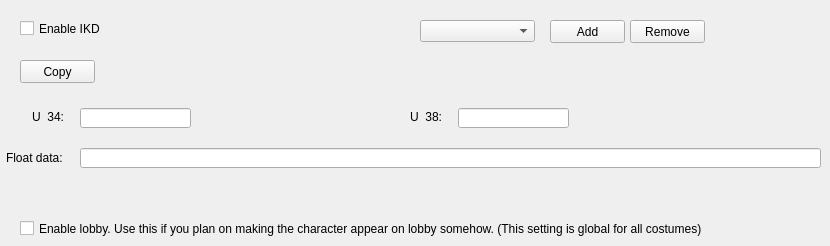
    <widget class="QWidget" name="ikdTab">
     <property name="autoFillBackground">
      <bool>true</bool>
     </property>
     <attribute name="title">
      <string>IKD</string>
     </attribute>
     <widget class="QComboBox" name="ikdCostComboBox">
      <property name="geometry">
       <rect>
        <x>420</x>
        <y>20</y>
        <width>115</width>
        <height>22</height>
       </rect>
      </property>
     </widget>
     <widget class="QPushButton" name="ikdRemoveButton">
      <property name="geometry">
       <rect>
        <x>630</x>
        <y>20</y>
        <width>75</width>
        <height>23</height>
       </rect>
      </property>
      <property name="text">
       <string>Remove</string>
      </property>
     </widget>
     <widget class="QPushButton" name="ikdAddButton">
      <property name="geometry">
       <rect>
        <x>550</x>
        <y>20</y>
        <width>75</width>
        <height>23</height>
       </rect>
      </property>
      <property name="text">
       <string>Add</string>
      </property>
     </widget>
     <widget class="QCheckBox" name="ikdCheck">
      <property name="geometry">
       <rect>
        <x>20</x>
        <y>20</y>
        <width>121</width>
        <height>17</height>
       </rect>
      </property>
      <property name="text">
       <string>Enable IKD</string>
      </property>
     </widget>
     <widget class="QToolButton" name="ikdCopyButton">
      <property name="geometry">
       <rect>
        <x>20</x>
        <y>60</y>
        <width>75</width>
        <height>23</height>
       </rect>
      </property>
      <property name="text">
       <string>Copy</string>
      </property>
      <property name="popupMode">
       <enum>QToolButton::InstantPopup</enum>
      </property>
      <property name="toolButtonStyle">
       <enum>Qt::ToolButtonTextOnly</enum>
      </property>
     </widget>
     <widget class="QLabel" name="label_174">
      <property name="geometry">
       <rect>
        <x>32</x>
        <y>110</y>
        <width>47</width>
        <height>13</height>
       </rect>
      </property>
      <property name="text">
       <string>U_34:</string>
      </property>
     </widget>
     <widget class="QLineEdit" name="ikdU34Edit">
      <property name="geometry">
       <rect>
        <x>80</x>
        <y>108</y>
        <width>111</width>
        <height>20</height>
       </rect>
      </property>
     </widget>
     <widget class="QLabel" name="label_175">
      <property name="geometry">
       <rect>
        <x>410</x>
        <y>110</y>
        <width>47</width>
        <height>13</height>
       </rect>
      </property>
      <property name="text">
       <string>U_38:</string>
      </property>
     </widget>
     <widget class="QLineEdit" name="ikdU38Edit">
      <property name="geometry">
       <rect>
        <x>458</x>
        <y>108</y>
        <width>111</width>
        <height>20</height>
       </rect>
      </property>
     </widget>
     <widget class="QLabel" name="label_176">
      <property name="geometry">
       <rect>
        <x>6</x>
        <y>150</y>
        <width>61</width>
        <height>16</height>
       </rect>
      </property>
      <property name="text">
       <string>Float data:</string>
      </property>
     </widget>
     <widget class="QLineEdit" name="ikdFloatData">
      <property name="geometry">
       <rect>
        <x>80</x>
        <y>148</y>
        <width>741</width>
        <height>20</height>
       </rect>
      </property>
     </widget>
     <widget class="QCheckBox" name="ikdLobbyCheck">
      <property name="geometry">
       <rect>
        <x>20</x>
        <y>220</y>
        <width>741</width>
        <height>17</height>
       </rect>
      </property>
      <property name="text">
       <string>Enable lobby. Use this if you plan on making the character appear on lobby somehow. (This setting is global for all costumes)</string>
      </property>
     </widget>
    </widget>
